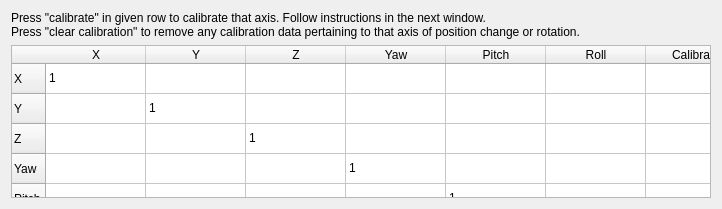
<?xml version="1.0" encoding="UTF-8"?>
<ui version="4.0">
 <class>Form</class>
 <widget class="QWidget" name="Form">
  <property name="geometry">
   <rect>
    <x>0</x>
    <y>0</y>
    <width>722</width>
    <height>209</height>
   </rect>
  </property>
  <property name="windowTitle">
   <string notr="true">correlation-calibrator</string>
  </property>
  <layout class="QVBoxLayout" name="verticalLayout">
   <item>
    <widget class="QLabel" name="label">
     <property name="text">
      <string>Press &quot;calibrate&quot; in given row to calibrate that axis. Follow instructions in the next window.
Press &quot;clear calibration&quot; to remove any calibration data pertaining to that axis of position change or rotation.</string>
     </property>
     <property name="wordWrap">
      <bool>true</bool>
     </property>
    </widget>
   </item>
   <item>
    <widget class="QTableWidget" name="value_table">
     <property name="sizePolicy">
      <sizepolicy hsizetype="Preferred" vsizetype="Preferred">
       <horstretch>0</horstretch>
       <verstretch>0</verstretch>
      </sizepolicy>
     </property>
     <property name="verticalScrollBarPolicy">
      <enum>Qt::ScrollBarAlwaysOff</enum>
     </property>
     <property name="horizontalScrollBarPolicy">
      <enum>Qt::ScrollBarAlwaysOff</enum>
     </property>
     <property name="sizeAdjustPolicy">
      <enum>QAbstractScrollArea::AdjustToContentsOnFirstShow</enum>
     </property>
     <property name="autoScroll">
      <bool>true</bool>
     </property>
     <property name="editTriggers">
      <set>QAbstractItemView::NoEditTriggers</set>
     </property>
     <property name="tabKeyNavigation">
      <bool>false</bool>
     </property>
     <property name="dragDropOverwriteMode">
      <bool>false</bool>
     </property>
     <property name="showGrid">
      <bool>true</bool>
     </property>
     <property name="wordWrap">
      <bool>false</bool>
     </property>
     <property name="cornerButtonEnabled">
      <bool>false</bool>
     </property>
     <attribute name="horizontalHeaderVisible">
      <bool>true</bool>
     </attribute>
     <attribute name="horizontalHeaderHighlightSections">
      <bool>false</bool>
     </attribute>
     <attribute name="verticalHeaderVisible">
      <bool>true</bool>
     </attribute>
     <attribute name="verticalHeaderHighlightSections">
      <bool>false</bool>
     </attribute>
     <row>
      <property name="text">
       <string>X</string>
      </property>
     </row>
     <row>
      <property name="text">
       <string>Y</string>
      </property>
     </row>
     <row>
      <property name="text">
       <string>Z</string>
      </property>
     </row>
     <row>
      <property name="text">
       <string>Yaw</string>
      </property>
     </row>
     <row>
      <property name="text">
       <string>Pitch</string>
      </property>
     </row>
     <row>
      <property name="text">
       <string>Roll</string>
      </property>
     </row>
     <column>
      <property name="text">
       <string>X</string>
      </property>
     </column>
     <column>
      <property name="text">
       <string>Y</string>
      </property>
     </column>
     <column>
      <property name="text">
       <string>Z</string>
      </property>
     </column>
     <column>
      <property name="text">
       <string>Yaw</string>
      </property>
     </column>
     <column>
      <property name="text">
       <string>Pitch</string>
      </property>
     </column>
     <column>
      <property name="text">
       <string>Roll</string>
      </property>
     </column>
     <column>
      <property name="text">
       <string>Calibrate</string>
      </property>
     </column>
     <column>
      <property name="text">
       <string>Clear calibration</string>
      </property>
     </column>
     <item row="0" column="0">
      <property name="text">
       <string>1</string>
      </property>
      <property name="flags">
       <set>NoItemFlags</set>
      </property>
     </item>
     <item row="0" column="1">
      <property name="text">
       <string/>
      </property>
      <property name="flags">
       <set>NoItemFlags</set>
      </property>
     </item>
     <item row="0" column="2">
      <property name="text">
       <string/>
      </property>
      <property name="flags">
       <set>NoItemFlags</set>
      </property>
     </item>
     <item row="0" column="3">
      <property name="text">
       <string/>
      </property>
      <property name="flags">
       <set>NoItemFlags</set>
      </property>
     </item>
     <item row="0" column="4">
      <property name="text">
       <string/>
      </property>
      <property name="flags">
       <set>NoItemFlags</set>
      </property>
     </item>
     <item row="0" column="5">
      <property name="text">
       <string/>
      </property>
      <property name="flags">
       <set>NoItemFlags</set>
      </property>
     </item>
     <item row="0" column="6">
      <property name="text">
       <string/>
      </property>
      <property name="flags">
       <set>ItemIsEnabled</set>
      </property>
     </item>
     <item row="0" column="7">
      <property name="text">
       <string/>
      </property>
      <property name="flags">
       <set>ItemIsEnabled</set>
      </property>
     </item>
     <item row="1" column="0">
      <property name="flags">
       <set>NoItemFlags</set>
      </property>
     </item>
     <item row="1" column="1">
      <property name="text">
       <string>1</string>
      </property>
      <property name="flags">
       <set>NoItemFlags</set>
      </property>
     </item>
     <item row="1" column="2">
      <property name="flags">
       <set>NoItemFlags</set>
      </property>
     </item>
     <item row="1" column="3">
      <property name="flags">
       <set>NoItemFlags</set>
      </property>
     </item>
     <item row="1" column="4">
      <property name="flags">
       <set>NoItemFlags</set>
      </property>
     </item>
     <item row="1" column="5">
      <property name="flags">
       <set>NoItemFlags</set>
      </property>
     </item>
     <item row="1" column="6">
      <property name="text">
       <string/>
      </property>
      <property name="flags">
       <set>ItemIsEnabled</set>
      </property>
     </item>
     <item row="1" column="7">
      <property name="text">
       <string/>
      </property>
      <property name="flags">
       <set>ItemIsEnabled</set>
      </property>
     </item>
     <item row="2" column="0">
      <property name="flags">
       <set>NoItemFlags</set>
      </property>
     </item>
     <item row="2" column="1">
      <property name="flags">
       <set>NoItemFlags</set>
      </property>
     </item>
     <item row="2" column="2">
      <property name="text">
       <string>1</string>
      </property>
      <property name="flags">
       <set>NoItemFlags</set>
      </property>
     </item>
     <item row="2" column="3">
      <property name="flags">
       <set>NoItemFlags</set>
      </property>
     </item>
     <item row="2" column="4">
      <property name="flags">
       <set>NoItemFlags</set>
      </property>
     </item>
     <item row="2" column="5">
      <property name="flags">
       <set>NoItemFlags</set>
      </property>
     </item>
     <item row="2" column="6">
      <property name="text">
       <string/>
      </property>
      <property name="flags">
       <set>ItemIsEnabled</set>
      </property>
     </item>
     <item row="2" column="7">
      <property name="text">
       <string/>
      </property>
      <property name="flags">
       <set>ItemIsEnabled</set>
      </property>
     </item>
     <item row="3" column="0">
      <property name="flags">
       <set>NoItemFlags</set>
      </property>
     </item>
     <item row="3" column="1">
      <property name="flags">
       <set>NoItemFlags</set>
      </property>
     </item>
     <item row="3" column="2">
      <property name="flags">
       <set>NoItemFlags</set>
      </property>
     </item>
     <item row="3" column="3">
      <property name="text">
       <string>1</string>
      </property>
      <property name="flags">
       <set>NoItemFlags</set>
      </property>
     </item>
     <item row="3" column="4">
      <property name="flags">
       <set>NoItemFlags</set>
      </property>
     </item>
     <item row="3" column="5">
      <property name="flags">
       <set>NoItemFlags</set>
      </property>
     </item>
     <item row="3" column="6">
      <property name="text">
       <string/>
      </property>
      <property name="flags">
       <set>ItemIsEnabled</set>
      </property>
     </item>
     <item row="3" column="7">
      <property name="text">
       <string/>
      </property>
      <property name="flags">
       <set>ItemIsEnabled</set>
      </property>
     </item>
     <item row="4" column="0">
      <property name="flags">
       <set>NoItemFlags</set>
      </property>
     </item>
     <item row="4" column="1">
      <property name="flags">
       <set>NoItemFlags</set>
      </property>
     </item>
     <item row="4" column="2">
      <property name="flags">
       <set>NoItemFlags</set>
      </property>
     </item>
     <item row="4" column="3">
      <property name="flags">
       <set>NoItemFlags</set>
      </property>
     </item>
     <item row="4" column="4">
      <property name="text">
       <string>1</string>
      </property>
      <property name="flags">
       <set>NoItemFlags</set>
      </property>
     </item>
     <item row="4" column="5">
      <property name="flags">
       <set>NoItemFlags</set>
      </property>
     </item>
     <item row="4" column="6">
      <property name="text">
       <string/>
      </property>
      <property name="flags">
       <set>ItemIsEnabled</set>
      </property>
     </item>
     <item row="4" column="7">
      <property name="text">
       <string/>
      </property>
      <property name="flags">
       <set>ItemIsEnabled</set>
      </property>
     </item>
     <item row="5" column="0">
      <property name="flags">
       <set>NoItemFlags</set>
      </property>
     </item>
     <item row="5" column="1">
      <property name="flags">
       <set>NoItemFlags</set>
      </property>
     </item>
     <item row="5" column="2">
      <property name="flags">
       <set>NoItemFlags</set>
      </property>
     </item>
     <item row="5" column="3">
      <property name="flags">
       <set>NoItemFlags</set>
      </property>
     </item>
     <item row="5" column="4">
      <property name="flags">
       <set>NoItemFlags</set>
      </property>
     </item>
     <item row="5" column="5">
      <property name="text">
       <string>1</string>
      </property>
      <property name="flags">
       <set>NoItemFlags</set>
      </property>
     </item>
     <item row="5" column="6">
      <property name="text">
       <string/>
      </property>
      <property name="flags">
       <set>ItemIsEnabled</set>
      </property>
     </item>
     <item row="5" column="7">
      <property name="text">
       <string/>
      </property>
      <property name="flags">
       <set>ItemIsEnabled</set>
      </property>
     </item>
    </widget>
   </item>
  </layout>
 </widget>
 <resources/>
 <connections/>
</ui>
